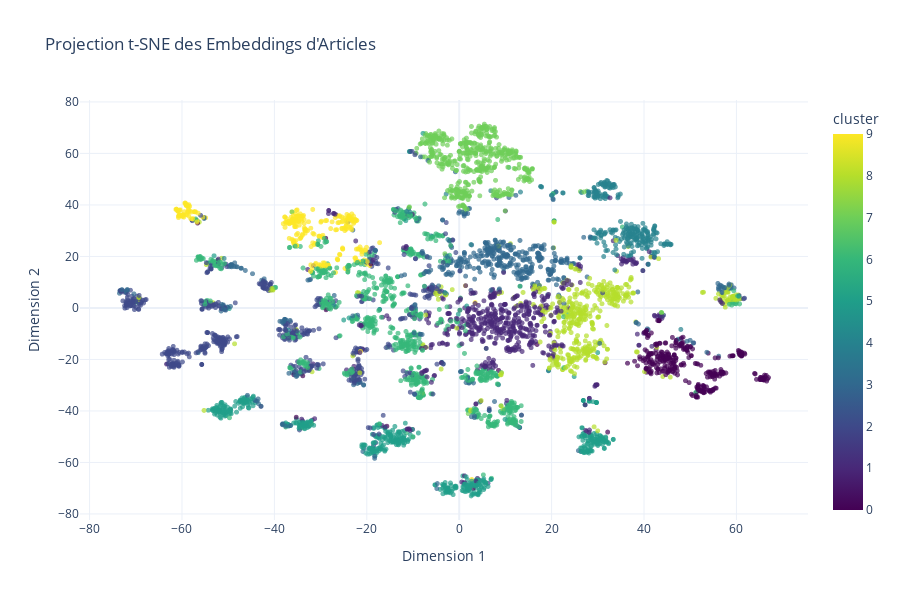

The notebook cell this image was saved under:
### Markdown cell above
## 6. Exploration avancée des embeddings

### Code cell
# Visualisation interactive des embeddings
print("\n📊 VISUALISATION INTERACTIVE DES EMBEDDINGS")
print("="*60)

# Créer une visualisation Plotly interactive
fig = px.scatter(
    sample_articles,
    x='tsne_x',
    y='tsne_y',
    color='cluster',
    hover_data=['article_id', 'category_id', 'words_count'],
    title='Projection t-SNE des Embeddings d\'Articles',
    labels={'tsne_x': 'Dimension 1', 'tsne_y': 'Dimension 2'},
    color_continuous_scale='Viridis'
)

fig.update_traces(marker=dict(size=5, opacity=0.7))
fig.update_layout(
    width=900,
    height=600,
    hovermode='closest'
)

fig.show()

# Analyser les caractéristiques de chaque cluster
print("\n🔍 Analyse des caractéristiques des clusters:")
cluster_analysis = sample_articles.groupby('cluster').agg({
    'category_id': lambda x: x.mode()[0] if len(x.mode()) > 0 else x.iloc[0],
    'words_count': ['mean', 'std'],
    'year': lambda x: x.mode()[0] if len(x.mode()) > 0 else x.iloc[0],
    'article_id': 'count'
}).round(2)

cluster_analysis.columns = ['dominant_category', 'avg_words', 'std_words', 'dominant_year', 'n_articles']

print("\nCaractéristiques de chaque cluster:")
display(cluster_analysis)

# Identifier les articles centraux de chaque cluster
print("\n🎯 Articles représentatifs de chaque cluster:")
for cluster_id in range(n_clusters):
    cluster_mask = clusters == cluster_id
    cluster_center = kmeans.cluster_centers_[cluster_id]

    # Trouver l'article le plus proche du centre
    distances = np.linalg.norm(embeddings_pca[cluster_mask] - cluster_center, axis=1)
    closest_idx = np.argmin(distances)

    # Obtenir l'article correspondant
    representative_article = sample_articles[sample_articles['cluster'] == cluster_id].iloc[closest_idx]

    print(f"\n  Cluster {cluster_id}:")
    print(f"    • Article ID: {representative_article['article_id']}")
    print(f"    • Catégorie: {representative_article['category_id']}")
    print(f"    • Nombre de mots: {representative_article['words_count']}")
    print(f"    • Date: {representative_article['created_at'].strftime('%Y-%m-%d')}")

### Figure 1 — Plotly figure (JSON) as saved in the notebook; plotly's stock layout.template omitted (floating-point values rounded to 4 significant figures; data arrays with more than 128 entries replaced by an {"elided": "..."} marker saying what was removed)
{"data": [{"customdata": {"elided": "5000x3 int values"}, "hovertemplate": "Dimension 1=%{x}<br>Dimension 2=%{y}<br>article_id=%{customdata[0]}<br>category_id=%{customdata[1]}<br>words_count=%{customdata[2]}<br>cluster=%{marker.color}<extra></extra>", "legendgroup": "", "marker": {"color": {"elided": "5000 int values"}, "coloraxis": "coloraxis", "symbol": "circle", "opacity": 0.7, "size": 5}, "mode": "markers", "name": "", "showlegend": false, "x": {"elided": "5000 float values"}, "xaxis": "x", "y": {"elided": "5000 float values"}, "yaxis": "y", "type": "scattergl"}], "layout": {"xaxis": {"anchor": "y", "domain": [0.0, 1.0], "title": {"text": "Dimension 1"}}, "yaxis": {"anchor": "x", "domain": [0.0, 1.0], "title": {"text": "Dimension 2"}}, "coloraxis": {"colorbar": {"title": {"text": "cluster"}}, "colorscale": [[0.0, "#440154"], [0.1111, "#482878"], [0.2222, "#3e4989"], [0.3333, "#31688e"], [0.4444, "#26828e"], [0.5556, "#1f9e89"], [0.6667, "#35b779"], [0.7778, "#6ece58"], [0.8889, "#b5de2b"], [1.0, "#fde725"]]}, "legend": {"tracegroupgap": 0}, "title": {"text": "Projection t-SNE des Embeddings d'Articles"}, "width": 900, "height": 600, "hovermode": "closest"}}
